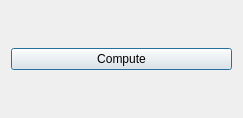
<?xml version="1.0" encoding="UTF-8"?>
<ui version="4.0">
 <class>dialog_base</class>
 <widget class="QDialog" name="dialog_base">
  <property name="geometry">
   <rect>
    <x>0</x>
    <y>0</y>
    <width>243</width>
    <height>118</height>
   </rect>
  </property>
  <property name="windowTitle">
   <string>Base Dialog</string>
  </property>
  <layout class="QVBoxLayout" name="verticalLayout">
   <item>
    <layout class="QVBoxLayout" name="parameter_layout"/>
   </item>
   <item>
    <widget class="QPushButton" name="compute_button">
     <property name="text">
      <string>Compute</string>
     </property>
    </widget>
   </item>
  </layout>
 </widget>
 <resources/>
 <connections/>
</ui>
